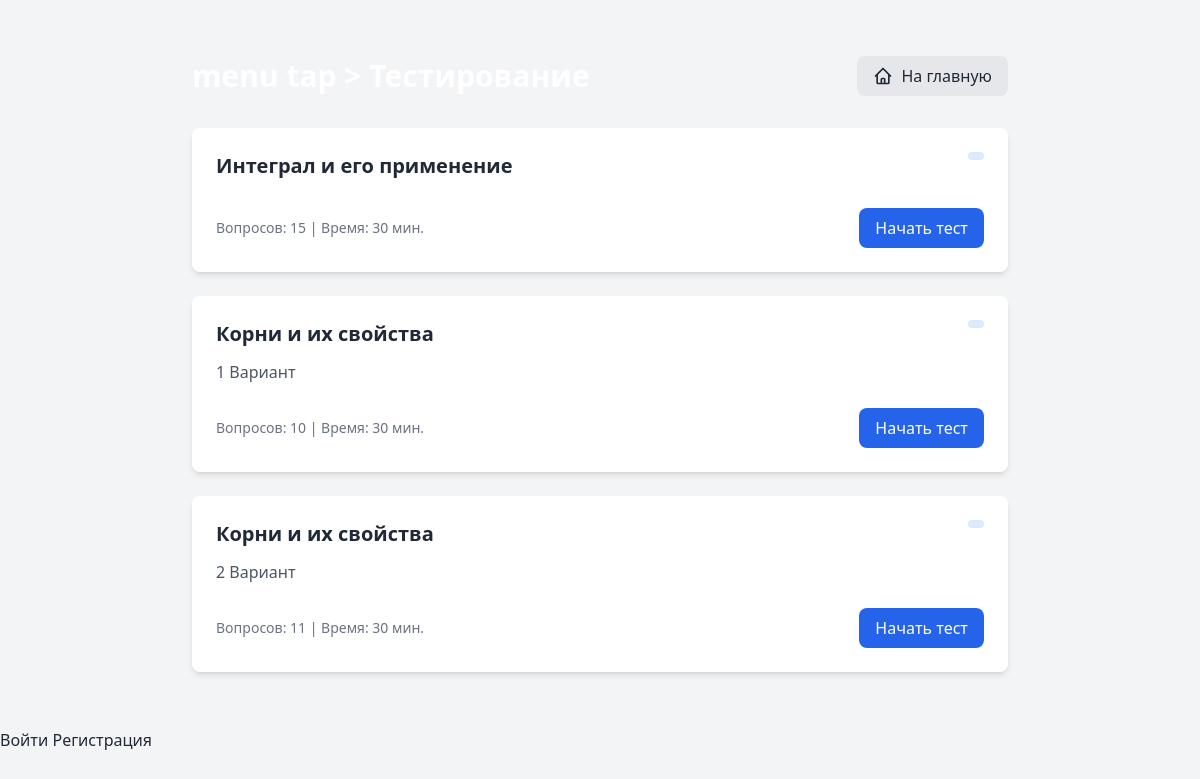
/tests/, run on an earlier commit of the app's database.
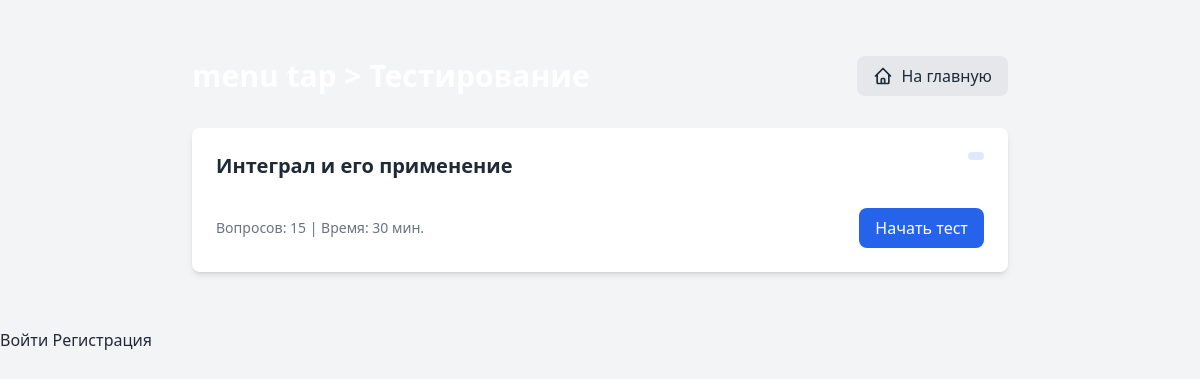
And on a later commit of the database.
### core/models.py (models this page shows, shortened)
class Test(models.Model):
    title = models.CharField(max_length=200, verbose_name="Название теста")
    description = models.TextField(verbose_name="Описание", blank=True)
    password = models.CharField(
        max_length=100,
        blank=True,
        null=True,
        verbose_name="Пароль для доступа"
    )
    time_limit = models.PositiveIntegerField(
        verbose_name="Лимит времени (мин)",
        default=30,
        null=True,
        blank=True
    )
    author = models.ForeignKey(settings.AUTH_USER_MODEL, on_delete=models.CASCADE)
    subject = models.ForeignKey(Subject, on_delete=models.SET_NULL, null=True, blank=True)
    created_at = models.DateTimeField(auto_now_add=True)
    updated_at = models.DateTimeField(auto_now=True)
    is_published = models.BooleanField(default=True, verbose_name="Опубликован")
    class Meta:
        verbose_name = "Тест"
        verbose_name_plural = "Тесты"
        ordering = ['-created_at']

### core/views.py (the view)
# urls.py: path('tests/', TestListView.as_view(), name='test_list'),
class TestListView(ListView):
    model = Test
    template_name = 'test/index.html'
    context_object_name = 'tests'
    paginate_by = 10
    def get_queryset(self):
        queryset = super().get_queryset().annotate(
            questions_count=models.Count('questions')
        )
        if search_query := self.request.GET.get('search'):
            queryset = queryset.filter(title__icontains=search_query)
        return queryset
    def get_context_data(self, **kwargs):
        context = super().get_context_data(**kwargs)
        context['search_query'] = self.request.GET.get('search', '')
        return context

### core/templates/test/index.html (shortened to what this page needs)
{% extends 'base.html' %}
{% block content %}
<div class="container mx-auto px-4 py-8">
    <div class="flex justify-between items-center mb-8">
        <h1 class="text-3xl font-bold text-white">
  <a href="{% url 'home' %}" class="hover:text-gray-300 transition-colors duration-300">menu tap</a> &gt; Тестирование
</h1>
        <div class="flex gap-3">
            <a href="{% url 'home' %}"
               class="bg-gray-200 hover:bg-gray-300 text-gray-800 px-4 py-2 rounded-lg flex items-center">
                <svg class="w-5 h-5 mr-2" fill="none" stroke="currentColor" viewBox="0 0 24 24">
                    <path stroke-linecap="round" stroke-linejoin="round" stroke-width="2" d="M3 12l2-2m0 0l7-7 7 7M5 10v10a1 1 0 001 1h3m10-11l2 2m-2-2v10a1 1 0 01-1 1h-3m-6 0a1 1 0 001-1v-4a1 1 0 011-1h2a1 1 0 011 1v4a1 1 0 001 1m-6 0h6"/>
                </svg>
                На главную
            </a>
        </div>
    </div>
    <div class="space-y-6">
        {% for test in tests %}
        <div class="bg-white rounded-lg shadow-md overflow-hidden hover:shadow-lg transition-shadow">
            <div class="p-6">
                <div class="flex justify-between items-start mb-3">
                    <h3 class="text-xl font-bold">
                        <a href="{% url 'test_detail' test.pk %}" class="hover:text-blue-600 transition-colors">
                            {{ test.title }}
                        </a>
                    </h3>
                    <span class="bg-blue-100 text-blue-800 text-xs px-2 py-1 rounded-full">
                    </span>
                </div>
                <p class="text-gray-600 mb-2">{{ test.description|truncatechars:150 }}</p>
                <div class="flex justify-between items-center">
                    <div class="text-sm text-gray-500">
                        Вопросов: {{ test.questions.count }}
                        {% if test.time_limit %} | Время: {{ test.time_limit }} мин.{% endif %}
                    </div>
                    <a href="{% url 'test_detail' test.pk %}"
                       class="bg-blue-600 hover:bg-blue-700 text-white px-4 py-2 rounded-lg">
                        Начать тест
                    </a>
                </div>
            </div>
        </div>
        {% endfor %}
    </div>
</div>
{% endblock %}

What changed in the data, as far as the page shows it:
removed Test: title "Корни и их свойства", description "1 Вариант", questions.count "10", time_limit "30"
removed Test: title "Корни и их свойства", description "2 Вариант", questions.count "11", time_limit "30"
